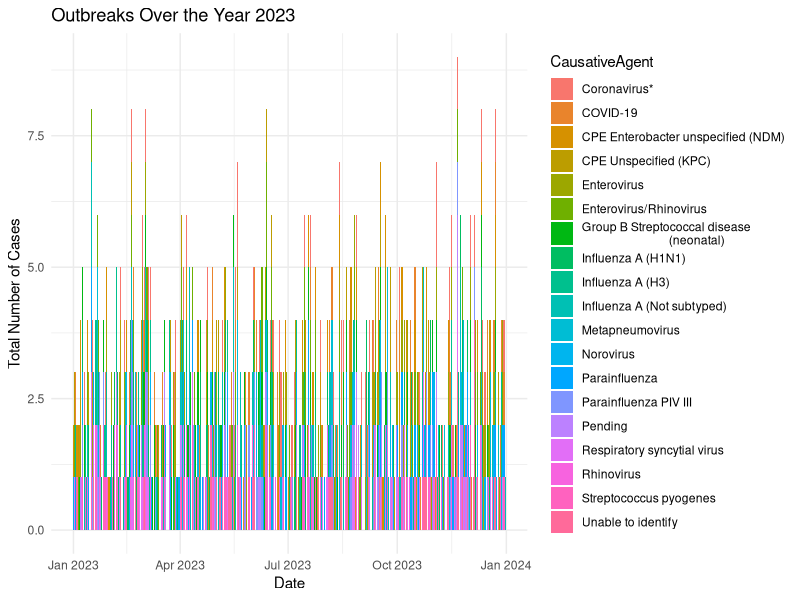

R code for this plot:
#### Preamble ####
# Purpose: Simulate 
# Author: Owais Zahid
# Email: owais.zahid@mail.utoronto.ca
# Date: 22 January 2024
# Prerequisites: Know where to obtain outbreak data


### Workspace setup ###
library(tidyverse)

### Setting prime number seed ###
set.seed(479)

# NOTE: the following code was generated using the help of ChatGPT-3.5
# A detailed log of the conversation can be found in inputs/llm/usage.txt

# Step 1: Generate random data
# choosing 1067 as the number of entries as that is the dataset's size
n_entries <- 1067
start_date <- as.Date("2023-01-01")
end_date <- as.Date("2023-12-31")

dates <- sample(seq(start_date, end_date, by = "day"), n_entries, replace = TRUE)
institutions <- sample(letters, n_entries, replace = TRUE)
causative_agents <- sample(c("COVID-19", "Parainfluenza", 
                             "Respiratory syncytial virus", 
                             "Coronavirus*", "Metapneumovirus", 
                             "Influenza A (Not subtyped)", 
                             "Pending", "Unable to identify",
                             "Norovirus", "Influenza A (H3)", 
                             "Rhinovirus", "Group B Streptococcal disease
                             (neonatal)", 
                             "Influenza A (H1N1)", 
                             "Enterovirus/Rhinovirus", 
                             "Enterovirus", 
                             "Parainfluenza PIV III", "Streptococcus pyogenes",
                             "CPE Enterobacter unspecified (NDM)", 
                             "CPE Unspecified (KPC)"), 
                           n_entries, replace = TRUE)

data <- data.frame(Date = dates, Institution = institutions, CausativeAgent = causative_agents)

# Step 2: Create histogram
data %>%
  group_by(Date, CausativeAgent) %>%
  summarise(Count = n()) %>%
  ggplot(aes(x = Date, y = Count, fill = CausativeAgent)) +
  geom_bar(stat = "identity", position = "stack") +
  labs(title = "Outbreaks Over the Year 2023",
       x = "Date",
       y = "Total Number of Cases") +
  theme_minimal()

